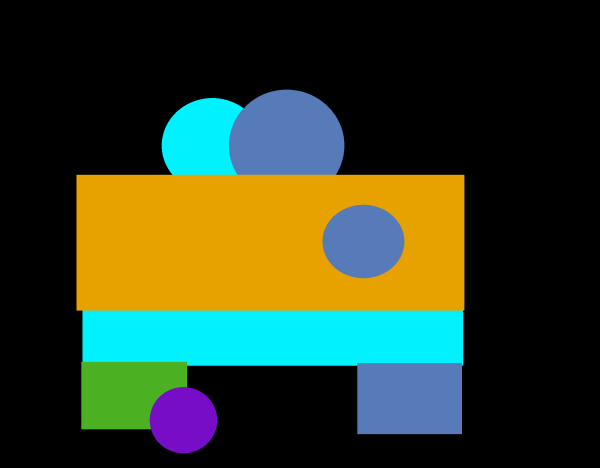
#> input picture ExampleTasks/resized/resizedexample.png, 1200 x 936 px (shown at 1/2 size)
$ jupyter execute --allow-errors Merged4.ipynb
#> lines starting #> are read from the running program, lines starting #| are printed output that depends on the picture; after the words box and inside, x2 and y2 are one past the last pixel; in counts of white or black regions, pixels touching at a corner belong together
[cell 1]
import cv2
import numpy as np
from PIL import Image,ImageDraw,ImageColor,ImageFont
import matplotlib.pyplot as plt
import matplotlib
import webcolors
import os

[cell 2]
# file_name='resized0019_top_flat'
# file_name2="0019_top_flat"

file_name='resizedexample'
file_name2="example"

# Takes an image object and shows the image
def show_image(img):
    print("Size ",img.shape[1],img.shape[0])
    plt.imshow(img)
    img = Image.fromarray(img)
    print("Image mode: ",img.mode)

# Takes a list of image objects and show all of them
def show_imglist(img_list):
    for i in range(len(img_list)):
        print(img_list[i][1])
        plt.imshow(img_list[i][0], interpolation='nearest')
        plt.show()

# [4 lines left out: function RGBImage, not called in this run]

file_path ='resized/'+file_name+'.png'
file_path2='sampleImages/'+file_name2+'.png'
cv_img = cv2.imread(file_path)
#> cv_img is the input picture: shape (936, 1200, 3); mean B, G, R 39.5, 62, 49
# cv_img=RGBImage(cv_img)

show_image(cv_img)
#| Size  1200 936
#| Image mode:  RGB

[cell 3]
## Chuan's version
# convert flat image to fill map, the fill map is a numpy array
# which has the same size as the flat image, and each pixel is assigned with
# one region label
def flat_to_fillmap(flat):
    '''
    flat png to fillmap, assume the flat layer have been removed
    '''
    print("Log:\tconverting flat PNG to fill map...")
    h, w = flat.shape[0], flat.shape[1]
    r, g, b = flat[:,:,0], flat[:,:,1], flat[:,:,2]# split to r, g, b channel
    color_channel = r * 1e6 + g * 1e3 + b
    fill = np.zeros((h,w)) # line drawings or unrecognized regions will be assigned with label 0
    color_idx = 1
    color_map = [np.array([0,0,0])]
    thresh_color = h * w *0.0005 # threshold for the very small color regions (if there exsits)
    for c in np.unique(color_channel):
        mask = (color_channel == c).squeeze()
        if mask.sum() < thresh_color:
            fill[mask] = 0
            continue
        c_alpha = color_channel[mask]
        # find the majority color under current mask in alpha channel
        c_alpha_major, count = np.unique(c_alpha, return_counts = True)
        c_alpha = c_alpha_major[np.argmax(count)]
        # skip this color if the region is transparent
        if c_alpha == 0: continue
        # split current mask if it contains no-connect regions
        _, regions = cv2.connectedComponents(mask.astype(np.uint8), connectivity=4)
        for r in np.unique(regions):
            if r == 0: continue
            # record into the fillmap
            fill[regions == r] = color_idx
            # update color index and dict
            color_idx += 1
            color_map.append(int_to_color(c))
    return fill.astype(int), np.array(color_map).astype(np.uint8)

# helper function that convert merged color back to numpy array
def int_to_color(color):
    r = int(color//1e6)
    g = int(color%1e6//1e3)
    b = int(color % 1000)
    return np.array([r, g, b])

# visuialize a fillmap with its corresponding color map
# if colormap is not provided, fill each region with random color
def fillmap_to_color(fill, color_map=None):
    if color_map is None:
        color_map = np.random.randint(0, 255, (np.max(fill) + 1, 3), dtype=np.uint8)
        color_map[0] = [255, 255, 255]
        return color_map[fill]
    else:
        return color_map[fill]

# find the adjancency matrix of a given fill map
def fillmap_to_adjmatrix(fillmap):
    regions = np.unique(fillmap)
    kernel = np.array([[0,1,0],[1,1,1],[0,1,0]]).astype(np.uint8)
    res = np.zeros((len(regions), len(regions)))
    for r0 in regions:
        if r0 == 0: continue
        region_mask = fillmap == r0
        # dilate the mask
        region_mask_dilated = cv2.dilate(region_mask.astype(np.uint8)*255, kernel = kernel, iterations = 1).astype(bool)
        for r1 in np.unique(fillmap[region_mask_dilated]):
            if r1 == 0: continue
            if r1 == r0: continue
            res[r0][r1] = True
    return res

## test with the input image, it should output exactly the same region with random colors
file_name='resizedexample'
file_path ='resized/'+file_name+'.png'
cv_img = cv2.imread(file_path)
fillmap, _ = flat_to_fillmap(cv_img)
#> the loop in flat_to_fillmap, `for c in np.unique(color_channel):` made 834 passes
#> c on passes 2 to 4: 26037, 33047, 55079
#> pass 1, in flat_to_fillmap, `mask = (color_channel == c).squeeze()`:
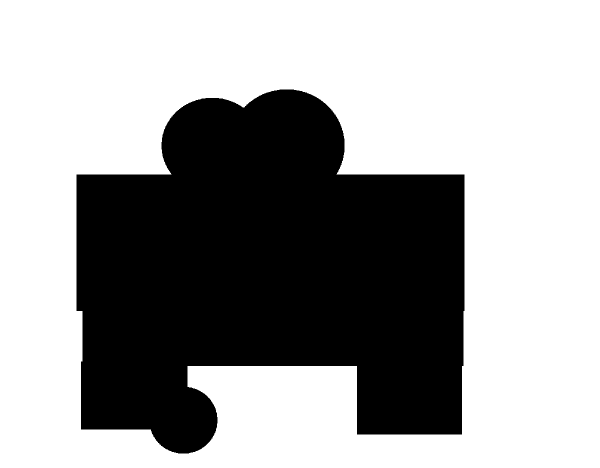
#> mask: shape (936, 1200) bool (shown at 1/2 size); 63.2% white; 1 black region, box (x1, y1, x2, y2) and area: (153, 179, 929, 907) 412934
#> after the loop in flat_to_fillmap, `for c in np.unique(color_channel):`:
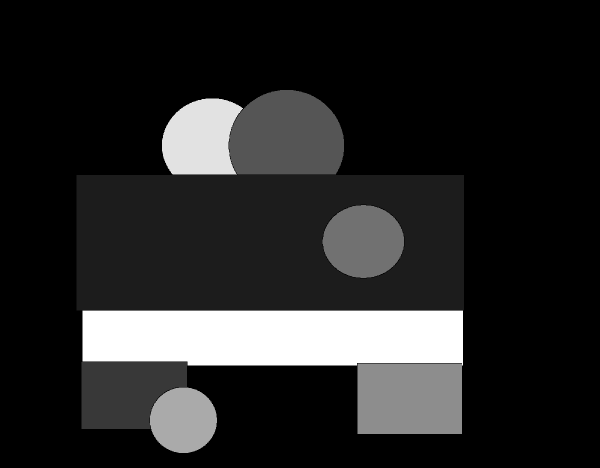
#> fill: shape (936, 1200) float64 (shown at 1/2 size); min 0, max 9, mean 1.35; drawn with min black and max white
#> after the loop in flat_to_fillmap, `for c in np.unique(color_channel):`: color_idx = 10; color_map = [[0, 0, 0], [0, 162, 232], [34, 177, 76], [185, 122, 87], [185, 122, 87], [185, 122, 87], [198, 13, 119], [204, 226, 47], [255, 242, 0], [255, 242, 0]]
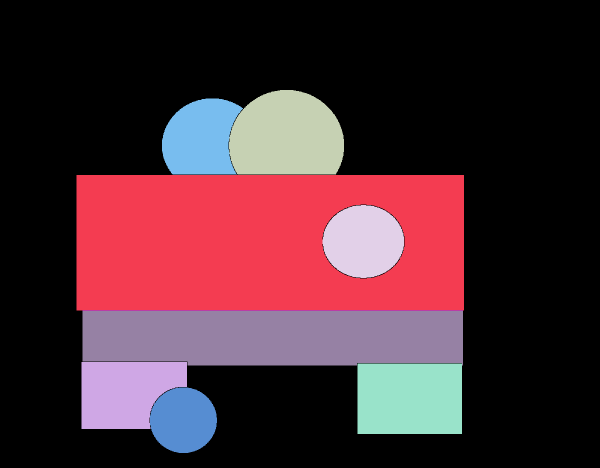
#> fillmap: shape (936, 1200) int64 (shown at 1/2 size); 10 distinct labels, from 0 to 9; one colour per label, 0 black
img = fillmap_to_color(fillmap)
#> in fillmap_to_color, `color_map = np.random.randint(0, 255, (np.max(fill) + 1, 3), dtype=np...`: color_map = [[172, 10, 127], [140, 47, 170], [196, 151, 117], [166, 22, 183], [192, 204, 33], [216, 67, 179], [78, 154, 251], [82, 162, 219], [195, 118, 125], [139, 103, 125]]
#> in fillmap_to_color, `return color_map[fill]`:
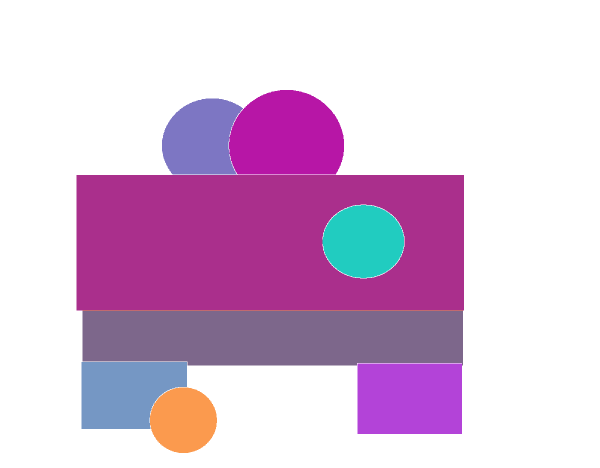
#> returned value: shape (936, 1200, 3) (shown at 1/2 size); mean of channels 0, 1, 2 218, 190.5, 218.4; drawn as B, G, R
plt.imshow(img)
plt.show()
adj_matrix = fillmap_to_adjmatrix(fillmap)
#> in fillmap_to_adjmatrix, `regions = np.unique(fillmap)`: regions = [0, 1, 2, 3, 4, 5, 6, 7, 8, 9]
#> in fillmap_to_adjmatrix, `kernel = np.array([[0,1,0],[1,1,1],[0,1,0]]).astype(np.uint8)`: kernel = [[0, 1, 0], [1, 1, 1], [0, 1, 0]]
#> the loop in fillmap_to_adjmatrix, `for r0 in regions:` made 10 passes
plt.imshow(adj_matrix)
plt.show()
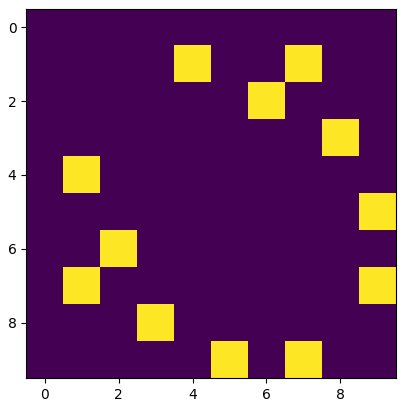
#> figure drawn by matplotlib, 1 panel
## compute the adjacency matrix

[cell 4]
def getRGBColorPalette(file_path):
    img=Image.open(file_path)
    colors = img.convert('RGB').getcolors()
    colorlist=[]

    for i in range(len(colors)):
        colorlist.append(colors[i][1])

    print("length:",len(colorlist))
    return colorlist

def getLowRGB(colorList):
    rgb_palette=colorList
    low_rgb=[]
    for i in rgb_palette:
        rgb1=i
        val=[]
        for i in range(len(rgb1)):
            if(rgb1[i]!=0):
                val.append(abs(rgb1[i] - 1))
            else:
                val.append(rgb1[i])
        rgb2=(val[0],val[1],val[2])
        np_rgb = np.asarray(rgb2)
        low_rgb.append(np_rgb)
    return low_rgb

def getHighRGB(colorList):
    rgb_palette=colorList
    high_rgb=[]
    for i in rgb_palette:
        rgb1=i
        val=[]
        for i in range(len(rgb1)):
            rgb2=(rgb1[0],rgb1[1],rgb1[2])
        np_rgb = np.asarray(rgb2)
        high_rgb.append(np_rgb)
    return high_rgb

#Returns Dilated image
def DilateImage2(img):
    cv2.imshow('Original', img)
    kernel = np.ones((5, 5), 'uint8')
    dilate_img = cv2.dilate(img, kernel, iterations=1)
    return dilate_img

#It takes rgbimage and the color pallete as input and returns dilated masked images
def GetMaskSegment(rgb_image,colorList):
    low=getLowRGB(colorList)
    high=getHighRGB(colorList)

    imglists=[]

    for i in range(len(low)):
        mask = cv2.inRange(rgb_image, low[i], high[i])
        res = cv2.bitwise_and(rgb_image,rgb_image, mask= mask)
        res= DilateImage2(res)
        imglists.append([res,high[i]])

    return imglists

# Returns first round of masked images
def FirstMaskSegmentation():
    rgb_colorList=getRGBColorPalette(file_path2)
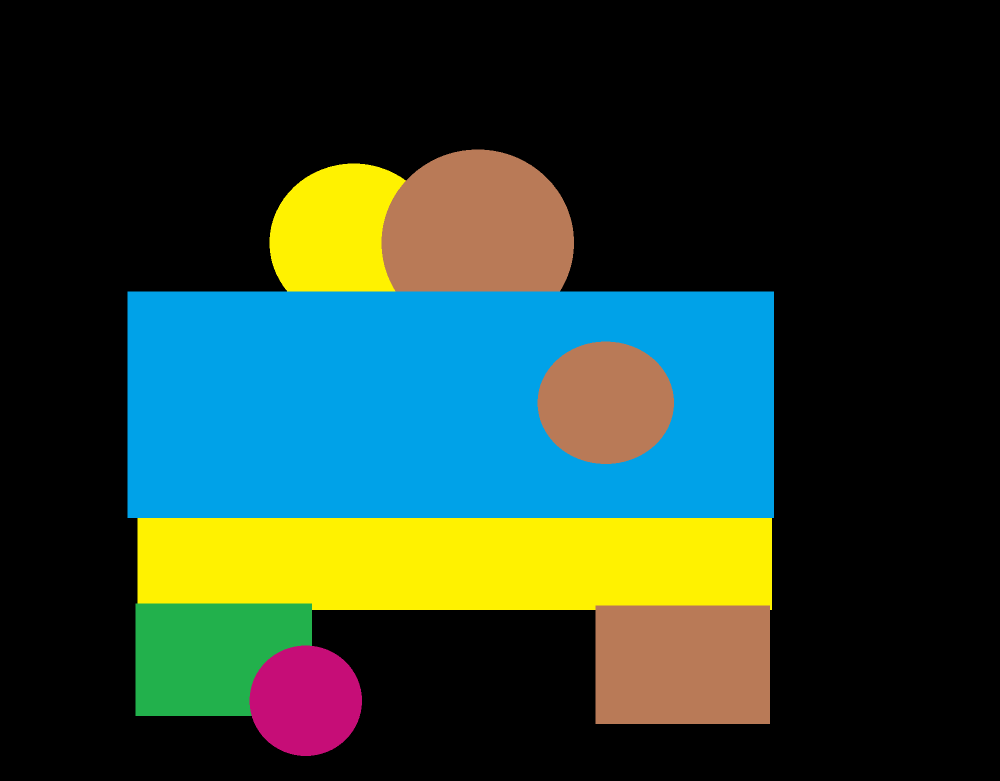
#> input picture ExampleTasks/sampleImages/example.png, 2000 x 1561 px (shown at 1/2 size)
#> in getRGBColorPalette, img is the input picture: PIL image 2000x1561 RGBA; mean R, G, B, A 39.5, 62, 49, 255
#> in getRGBColorPalette, `colors = img.convert('RGB').getcolors()`: colors = [(39008, (198, 13, 119)), (533252, (0, 162, 232)), (64537, (34, 177, 76)), (279635, (255, 242, 0)), (227290, (185, 122, 87)), (1978278, (0, 0, 0))]
#> the loop in getRGBColorPalette, `for i in range(len(colors)):` made 6 passes
#> after the loop in getRGBColorPalette, `for i in range(len(colors)):`: colorlist = [(198, 13, 119), (0, 162, 232), (34, 177, 76), (255, 242, 0), (185, 122, 87), (0, 0, 0)]
#| length: 6
    img_list=GetMaskSegment(cv_img,rgb_colorList)
    return img_list

show_imglist(FirstMaskSegmentation())
#> in FirstMaskSegmentation, `rgb_colorList=getRGBColorPalette(file_path2)`: rgb_colorList has the same summary as colorlist in getRGBColorPalette
#> in getLowRGB, `rgb_palette=colorList`: rgb_palette has the same summary as colorlist in getRGBColorPalette
#> the loop in getLowRGB, `for i in rgb_palette:` made 6 passes
#> (rgb1, np_rgb) on passes 1 to 5: ((198, 13, 119), [197, 12, 118]), ((0, 162, 232), [0, 161, 231]), ((34, 177, 76), [33, 176, 75]), ((255, 242, 0), [254, 241, 0]), ((185, 122, 87), [184, 121, 86])
#> after the loop in getLowRGB, `for i in rgb_palette:`: low_rgb = [[197, 12, 118], [0, 161, 231], [33, 176, 75], [254, 241, 0], [184, 121, 86], [0, 0, 0]]
#> in GetMaskSegment, `low=getLowRGB(colorList)`: low has the same summary as low_rgb in getLowRGB
#> in getHighRGB, `rgb_palette=colorList`: rgb_palette has the same summary as colorlist in getRGBColorPalette
#> the loop in getHighRGB, `for i in rgb_palette:` made 6 passes
#> after the loop in getHighRGB, `for i in rgb_palette:`: high_rgb = [[198, 13, 119], [0, 162, 232], [34, 177, 76], [255, 242, 0], [185, 122, 87], [0, 0, 0]]
#> in GetMaskSegment, `high=getHighRGB(colorList)`: high has the same summary as high_rgb in getHighRGB
#> the loop in GetMaskSegment, `for i in range(len(low)):` made 6 passes
#> pass 1, in GetMaskSegment, `mask = cv2.inRange(rgb_image, low[i], high[i])`:
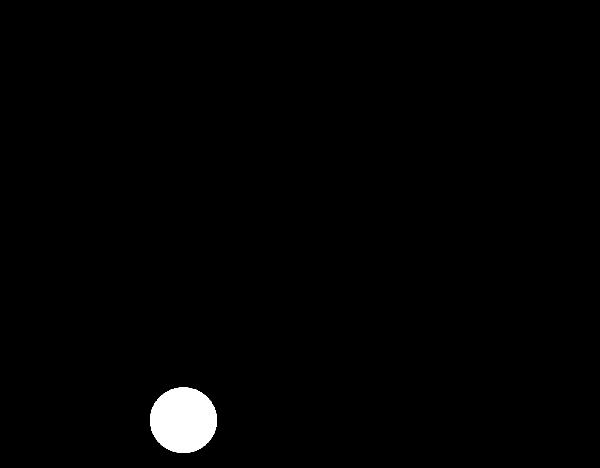
#> mask: shape (936, 1200) (shown at 1/2 size); 1.2% white; 1 white region, box (x1, y1, x2, y2) and area: (300, 775, 434, 906) 13804
#> after the loop in GetMaskSegment, `for i in range(len(low)):`: imglists = 6 items
#> the loop in show_imglist, `for i in range(len(img_list)):` made 6 passes
#| [198  13 119]
#| [  0 162 232]
#| [ 34 177  76]
#| [255 242   0]
#| [185 122  87]
#| [0 0 0]

[cell 5]
def apply_lut(src, lut):
    dst = lut[src]
    return dst

def ComponentLabeling(img):
    _, mask = cv2.threshold(img, 0, 255, cv2.THRESH_BINARY | cv2.THRESH_OTSU)

    n_components, component_ids = cv2.connectedComponents(mask)

    # Initialize look up tables with arbitrary data for demonstration
    LUT1 = np.linspace(0, 255, n_components).astype(np.uint16)
    LUT2 = np.linspace(255, 0, n_components).astype(np.uint16)
    LUT3 = np.linspace(50, 150, n_components).astype(np.uint16)
    LUT2[0] = 0

    r = apply_lut(component_ids, LUT1)
    g = apply_lut(component_ids, LUT2)
    b = apply_lut(component_ids, LUT3)

    rgb = np.dstack((r, g, b)).astype(np.uint8)

    return rgb

def RGBtoGrayImage(rgbimg):
    grayImage = cv2.cvtColor(rgbimg, cv2.COLOR_RGB2GRAY)
    (thresh, im_bw) = cv2.threshold(grayImage, 0, 255, cv2.THRESH_BINARY | cv2.THRESH_OTSU)
    return im_bw

# Takes list of images and does labelling for each of the images in the list and returns new labelled image list
def GetLabel_imglist(img_list):
    label_imglist=[]
    for i in range(len(img_list)):
        gray_im=RGBtoGrayImage(img_list[i][0])
        label_img=ComponentLabeling(gray_im)
        label_imglist.append([label_img,img_list[i][1]])
    return label_imglist

img_list=FirstMaskSegmentation()
#> the loop in getRGBColorPalette (call 2), `for i in range(len(colors)):` made 6 passes
#| length: 6
#> the loop in getLowRGB (call 2), `for i in rgb_palette:` made 6 passes
#> the loop in getHighRGB (call 2), `for i in rgb_palette:` made 6 passes
#> the loop in GetMaskSegment (call 2), `for i in range(len(low)):` made 6 passes
#> img_list = 6 items
show_imglist(GetLabel_imglist(img_list))
#> the loop in GetLabel_imglist, `for i in range(len(img_list)):` made 6 passes
#> n_components in ComponentLabeling on passes 1 to 6: 2, 2, 2, 3, 4, 1
#> pass 1, in RGBtoGrayImage, `grayImage = cv2.cvtColor(rgbimg, cv2.COLOR_RGB2GRAY)`:
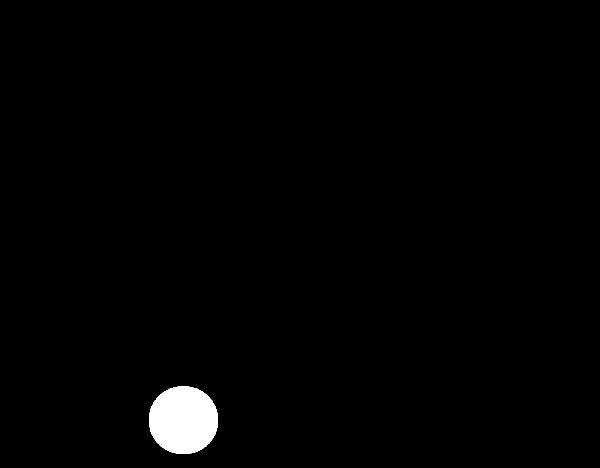
#> grayImage: shape (936, 1200) (shown at 1/2 size); values 0 (black) and 80 (white), 1.3% white; 1 white region, box (x1, y1, x2, y2) and area: (298, 773, 436, 908) 14880
#> after the loop in GetLabel_imglist, `for i in range(len(img_list)):`: gray_im: shape (936, 1200); every value is 0
#> the loop in show_imglist (call 2), `for i in range(len(img_list)):` made 6 passes
#| [198  13 119]
#| [  0 162 232]
#| [ 34 177  76]
#| [255 242   0]
#| [185 122  87]
#| [0 0 0]

[cell 6]
# [6 lines left out: function RemoveSpecificValue, not called in this run]

def GetBgPixVal(img):
    [r,g,b] = img[0, 0]
#     a='#%02x%02x%02x' % (r,g,b)
    return [r,g,b]

# [6 lines left out: function hexTOrgb, not called in this run]

def getColorPalette(img):
    unq_pix= np.unique(img.reshape(-1, img.shape[2]), axis=0)
    value=GetBgPixVal(img)
    unq_pix=unq_pix.tolist()
    if value in unq_pix:
        del unq_pix[unq_pix.index(value)]
    return unq_pix

def GetSecondMaskSegment(rgb_image,colorList):
    low=getLowRGB(colorList)
    high=getHighRGB(colorList)

    imglists=[]

    for i in range(len(low)):
        mask = cv2.inRange(rgb_image, low[i], high[i])
        res = cv2.bitwise_and(rgb_image,rgb_image, mask= mask)
        imglists.append(res)

    return imglists


# Creates mask for each of the labelled images. and returns a new list.
def SecondMaskSegmentation():
    img_list2=[]
    img_list=FirstMaskSegmentation()
#| length: 6
    label_imglist=GetLabel_imglist(img_list)
    for i in range(len(label_imglist)):
        img=label_imglist[i][0]
        colorname=label_imglist[i][1]
        colorlist=getColorPalette(img)
        sec_imglist=GetSecondMaskSegment(img,colorlist)
        for j in sec_imglist:
            img_list2.append([j,colorname])
    return img_list2

show_imglist(SecondMaskSegmentation())
#> the loop in GetLabel_imglist (call 2), `for i in range(len(img_list)):` made 6 passes
#> the loop in SecondMaskSegmentation, `for i in range(len(label_imglist)):` made 6 passes
#> (colorname, low in GetSecondMaskSegment) on passes 1 to 5: ([198, 13, 119], [[254, 0, 149]]), ([0, 162, 232], [[254, 0, 149]]), ([34, 177, 76], [[254, 0, 149]]), ([255, 242, 0], [[126, 126, 99], [254, 0, 149]]), ([185, 122, 87], [[84, 169, 82], [169, 84, 115], [254, 0, 149]])
#> colorname on pass 6: [0, 0, 0]
#> after the loop in SecondMaskSegmentation, `for i in range(len(label_imglist)):`:
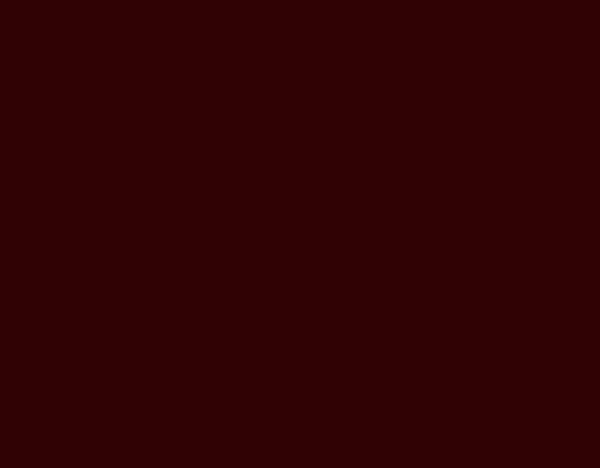
#> img: shape (936, 1200, 3) (shown at 1/2 size); mean of channels 0, 1, 2 0, 0, 50; drawn as B, G, R
#> after the loop in SecondMaskSegmentation, `for i in range(len(label_imglist)):`: img_list2 = 8 items
#> the loop in show_imglist (call 3), `for i in range(len(img_list)):` made 8 passes
#| [198  13 119]
#| [  0 162 232]
#| [ 34 177  76]
#| [255 242   0]
#| [255 242   0]
#| [185 122  87]
#| [185 122  87]
#| [185 122  87]
#> pass 2, in show_imglist (call 3), `plt.show()`:
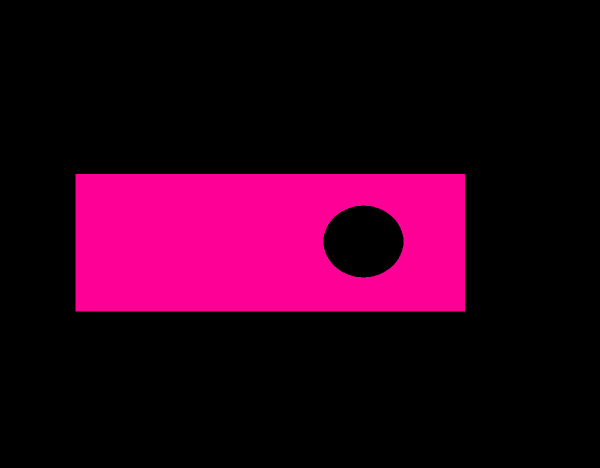
#> shown: shape (936, 1200, 3) (shown at 1/2 size); mean R, G, B 44.6, 0, 26.2

[cell 7]
region_list=SecondMaskSegmentation()
#| length: 6
#> the loop in SecondMaskSegmentation (call 2), `for i in range(len(label_imglist)):` made 6 passes
#> region_list = 8 items
region_colorlist=[]
for i in range(len(region_list)):
    colorval=tuple(region_list[i][1])
    colorval='#%02x%02x%02x' % colorval
    region_colorlist.append(colorval)
#> this loop made 8 passes
#> colorval on passes 1 to 8: '#c60d77', '#00a2e8', '#22b14c', '#fff200', '#fff200', '#b97a57', '#b97a57', '#b97a57'
#> after the loop, region_colorlist = ['#c60d77', '#00a2e8', '#22b14c', '#fff200', '#fff200', '#b97a57', '#b97a57', '#b97a57']
print(region_colorlist)
#| ['#c60d77', '#00a2e8', '#22b14c', '#fff200', '#fff200', '#b97a57', '#b97a57', '#b97a57']
